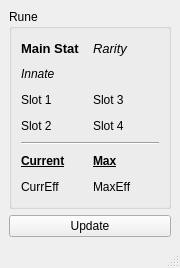
<?xml version="1.0" encoding="UTF-8"?>
<ui version="4.0">
 <class>MainWindow</class>
 <widget class="QMainWindow" name="MainWindow">
  <property name="geometry">
   <rect>
    <x>0</x>
    <y>0</y>
    <width>180</width>
    <height>268</height>
   </rect>
  </property>
  <property name="windowTitle">
   <string>MainWindow</string>
  </property>
  <widget class="QWidget" name="centralwidget">
   <layout class="QGridLayout" name="gridLayout_2">
    <item row="0" column="0">
     <widget class="QGroupBox" name="Rune">
      <property name="title">
       <string>Rune</string>
      </property>
      <layout class="QGridLayout" name="gridLayout">
       <item row="0" column="0">
        <widget class="QLabel" name="MainStat">
         <property name="font">
          <font>
           <pointsize>10</pointsize>
           <weight>75</weight>
           <bold>true</bold>
           <kerning>true</kerning>
          </font>
         </property>
         <property name="text">
          <string>Main Stat</string>
         </property>
        </widget>
       </item>
       <item row="0" column="1">
        <widget class="QLabel" name="Rarity">
         <property name="font">
          <font>
           <pointsize>10</pointsize>
           <italic>true</italic>
          </font>
         </property>
         <property name="text">
          <string>Rarity</string>
         </property>
        </widget>
       </item>
       <item row="1" column="0">
        <widget class="QLabel" name="Innate">
         <property name="font">
          <font>
           <italic>true</italic>
          </font>
         </property>
         <property name="text">
          <string>Innate</string>
         </property>
        </widget>
       </item>
       <item row="2" column="0">
        <widget class="QLabel" name="Slot1">
         <property name="text">
          <string>Slot 1</string>
         </property>
        </widget>
       </item>
       <item row="2" column="1">
        <widget class="QLabel" name="Slot3">
         <property name="text">
          <string>Slot 3</string>
         </property>
        </widget>
       </item>
       <item row="3" column="0">
        <widget class="QLabel" name="Slot2">
         <property name="text">
          <string>Slot 2</string>
         </property>
        </widget>
       </item>
       <item row="3" column="1">
        <widget class="QLabel" name="Slot4">
         <property name="text">
          <string>Slot 4</string>
         </property>
        </widget>
       </item>
       <item row="4" column="0" colspan="2">
        <widget class="Line" name="line">
         <property name="orientation">
          <enum>Qt::Horizontal</enum>
         </property>
        </widget>
       </item>
       <item row="5" column="0">
        <widget class="QLabel" name="CurrEff_Label">
         <property name="font">
          <font>
           <weight>75</weight>
           <bold>true</bold>
           <underline>true</underline>
          </font>
         </property>
         <property name="text">
          <string>Current</string>
         </property>
        </widget>
       </item>
       <item row="5" column="1">
        <widget class="QLabel" name="MaxEff_label">
         <property name="font">
          <font>
           <weight>75</weight>
           <bold>true</bold>
           <underline>true</underline>
          </font>
         </property>
         <property name="text">
          <string>Max</string>
         </property>
        </widget>
       </item>
       <item row="6" column="0">
        <widget class="QLabel" name="CurrEff">
         <property name="text">
          <string>CurrEff</string>
         </property>
        </widget>
       </item>
       <item row="6" column="1">
        <widget class="QLabel" name="MaxEff">
         <property name="text">
          <string>MaxEff</string>
         </property>
        </widget>
       </item>
      </layout>
     </widget>
    </item>
    <item row="1" column="0">
     <widget class="QPushButton" name="CallUpdate">
      <property name="text">
       <string>Update</string>
      </property>
     </widget>
    </item>
   </layout>
  </widget>
  <widget class="QStatusBar" name="statusbar"/>
 </widget>
 <resources/>
 <connections/>
</ui>
